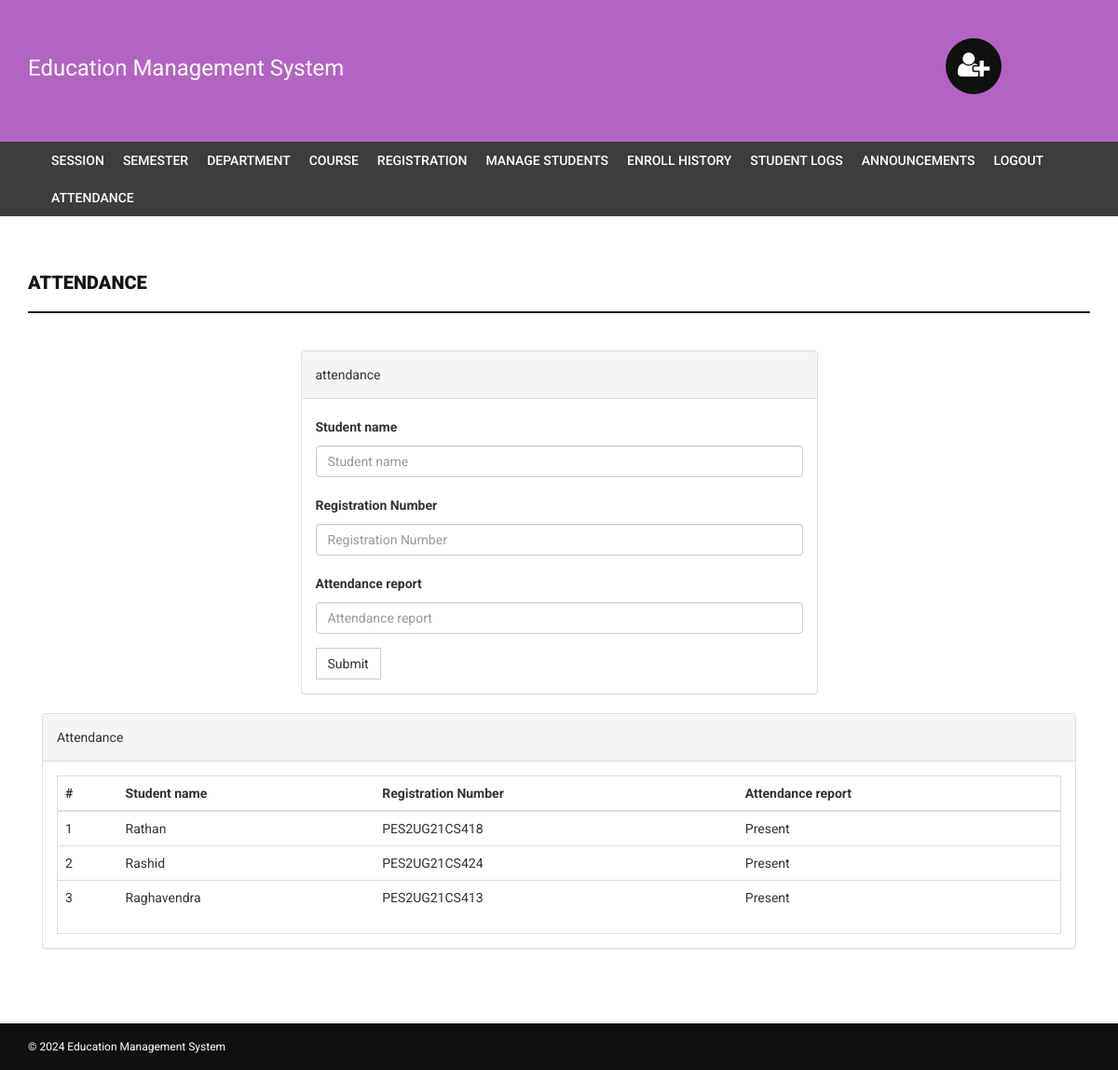
The app's page /onlinecourse/admin/attendance.php (signed in) with its own data.
### tables this page shows
CREATE TABLE `attendance` (
    `id` int(11) NOT NULL,
    `studentname` VARCHAR(255) DEFAULT NULL,
    `registrationnumber` VARCHAR(255) DEFAULT NULL,
    `attendancereport` VARCHAR(255) DEFAULT NULL
);

### onlinecourse/admin/attendance.php (the view, shortened to what this page needs)
<?php
if(strlen($_SESSION['alogin'])==0)
    {
header('location:index.php');
}
else{
?>
<!DOCTYPE html>
<html xmlns="http://www.w3.org/1999/xhtml">
<head>
    <link href="../assets/css/bootstrap.css" rel="stylesheet" />
    <link href="../assets/css/font-awesome.css" rel="stylesheet" />
    <link href="../assets/css/style.css" rel="stylesheet" />
</head>
<body>
<?php include('includes/header.php');?>
<?php if($_SESSION['alogin']!="")
{
 include('includes/menubar.php');
}
 ?>
    <div class="content-wrapper">
        <div class="container">
              <div class="row">
                    <div class="col-md-12">
                        <h1 class="page-head-line">attendance  </h1>
                    </div>
                </div>
                <div class="row" >
                  <div class="col-md-3"></div>
                    <div class="col-md-6">
                        <div class="panel panel-default">
                        <div class="panel-heading">
                           attendance
                        </div>
                        <div class="panel-body">
                       <form name="dept" method="post">
 <div class="form-group">
    <label for="Student name">Student name  </label>
    <input type="text" class="form-control" id="Studentname" name="Student name" placeholder="Student name" required />
  </div>
  <div class="form-group">
    <label for="Registration Number">Registration Number  </label>
    <input type="text" class="form-control" id="RegistrationNumber" name="Registration Number" placeholder="Registration Number" required />
  </div>
<div class="form-group">
    <label for="Attendance report">Attendance report  </label>
    <input type="text" class="form-control" id="Attendancereport" name="Attendance report" placeholder="Attendance report" required />
  </div>
 <button type="submit" name="submit" class="btn btn-default">Submit</button>
</form>
                            </div>
                            </div>
                    </div>
                </div>
                <div class="col-md-12">
                    <div class="panel panel-default">
                        <div class="panel-heading">
                            Attendance
                        </div>
                        <div class="panel-body">
                            <div class="table-responsive table-bordered">
                                <table class="table">
                                    <thead>
                                        <tr>
                                            <th>#</th>
                                            <th>Student name</th>
                                            <th>Registration Number </th>
                                            <th>Attendance report</th>
                                        </tr>
                                    </thead>
                                    <tbody>
<?php
$sql=mysqli_query($con,"select * from attendance");
$cnt=1;
while($row=mysqli_fetch_array($sql))
{
?>
                                        <tr>
                                            <td><?php echo $cnt;?></td>
                                            <td><?php echo htmlentities($row['studentname']);?></td>
                                            <td><?php echo htmlentities($row['registrationnumber']);?></td>
                                            <td><?php echo htmlentities($row['attendancereport']);?></td>
                                        </tr>
<?php
$cnt++;
} ?>
                                    </tbody>
                                </table>
                            </div>
                        </div>
                    </div>
                </div>
            </div>
        </div>
  <?php include('includes/footer.php');?>
</body>
</html>
<?php } ?>

### onlinecourse/assets/css/style.css (style rules this page uses)
body { font-family: 'Roboto', sans-serif; line-height: 30px; }
.content-wrapper { margin-top: 40px; min-height: 600px; padding-bottom: 60px; }
.page-head-line { font-weight: 900; padding-bottom: 20px; border-bottom: 2px solid #151414; text-transform: uppercase; color: #171515; font-size: 20px; margin-bottom: 40px; }
.btn { border-radius: 0px; -webkit-border-radius: 0px; -moz-border-radius: 0px; }

### records on screen
attendance: studentname "Rathan", registrationnumber "PES2UG21CS418", attendancereport "Present"
attendance: studentname "Rashid", registrationnumber "PES2UG21CS424", attendancereport "Present"
attendance: studentname "Raghavendra", registrationnumber "PES2UG21CS413", attendancereport "Present"
